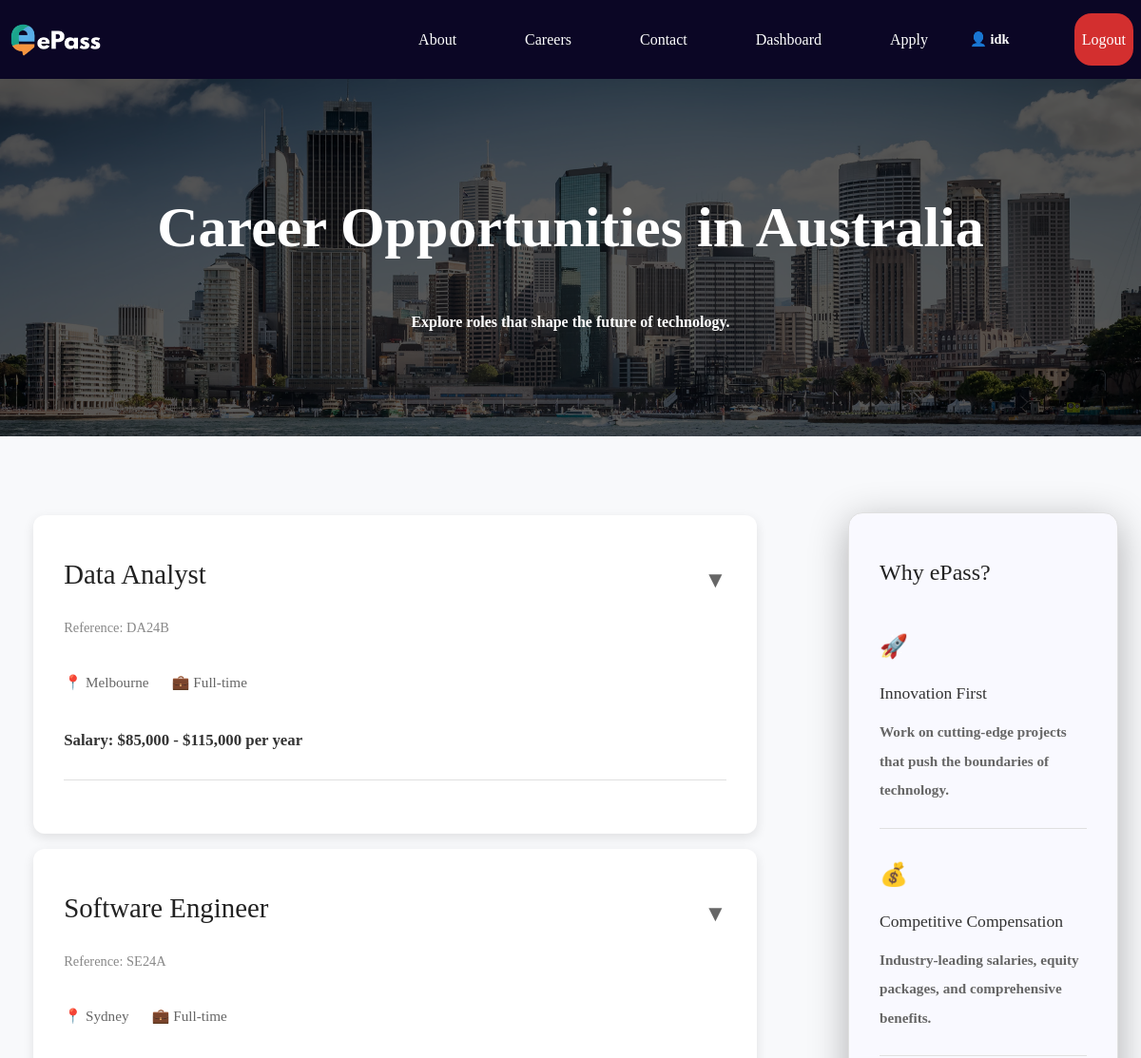
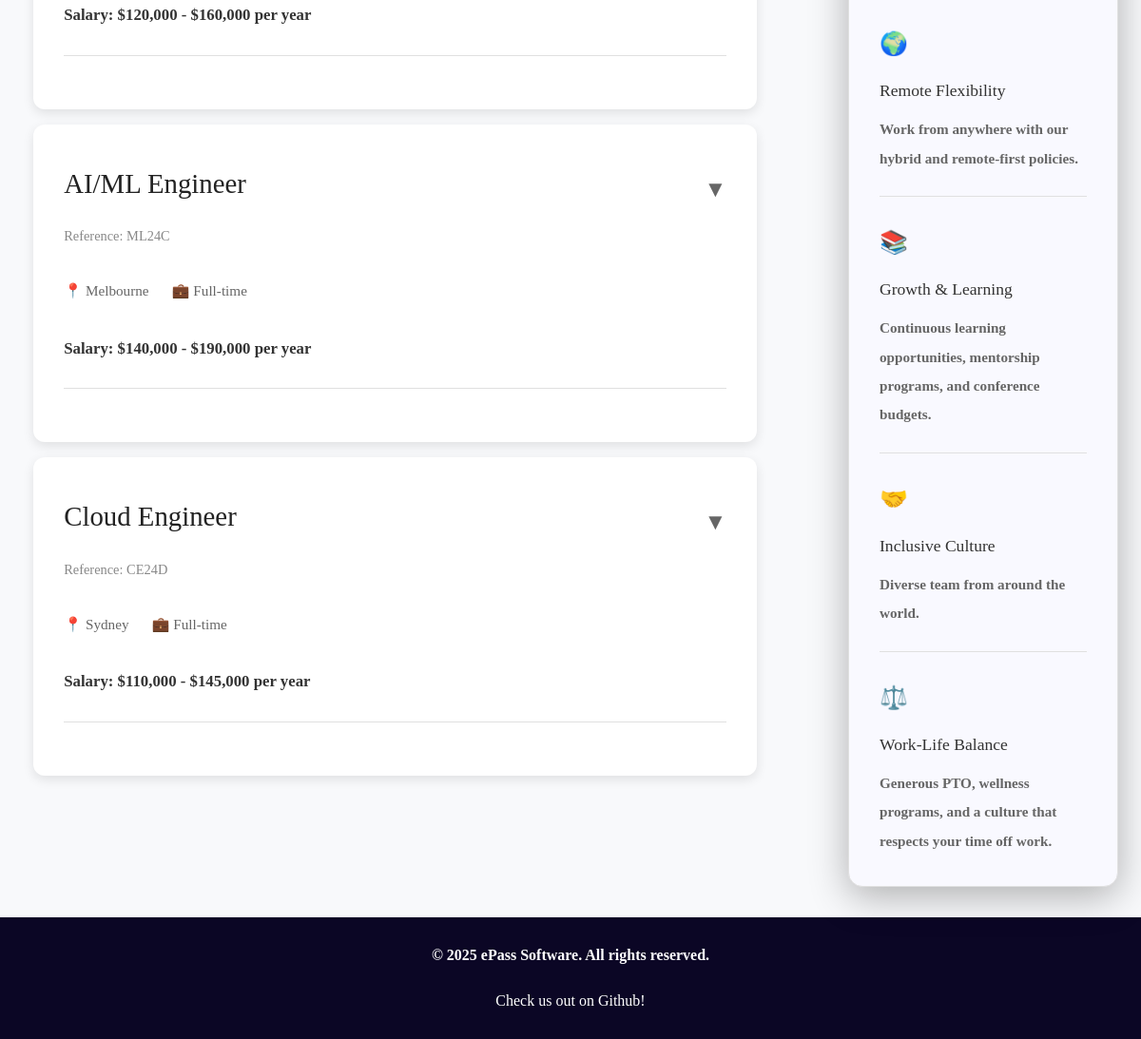
/jobs.php (signed in), run on the app's committed database (2 pictures, top to bottom).
### tables this page shows
CREATE TABLE `jobs` (
  `job_id` int(11) NOT NULL,
  `reference` varchar(20) NOT NULL,
  `title` varchar(100) NOT NULL,
  `location` varchar(50) NOT NULL,
  `employment_type` varchar(50) DEFAULT 'Full-time',
  `salary_min` int(11) NOT NULL,
  `salary_max` int(11) NOT NULL,
  `reports_to` varchar(100) NOT NULL,
  `description` text NOT NULL,
  `created_at` timestamp NOT NULL DEFAULT current_timestamp(),
  `updated_at` timestamp NOT NULL DEFAULT current_timestamp() ON UPDATE current_timestamp()
);

### jobs.php (the view, shortened to what this page needs)
<!DOCTYPE html>
<html lang="en">
<head>
    <?php include 'header.inc'; ?>
    <link rel="stylesheet" href="styles/jobs.css">
</head>
<body>
    <?php include 'nav.inc'; ?>
    <header>
        <h1>Career Opportunities in Australia</h1>
        <p>Explore roles that shape the future of technology.</p>
    </header>
        <br>
    <div class="jobs-container">
        <main>
        <?php
        require_once 'settings.php';
            $sql = "SELECT * FROM jobs ORDER BY job_id";
                    $result = mysqli_query($conn, $sql);
        if ($result && mysqli_num_rows($result) > 0) {
            $jobCounter = 1;
            while ($job = mysqli_fetch_assoc($result)) {
                $salaryFormatted = '$' . number_format($job['salary_min']) . ' - $' .
                                  number_format($job['salary_max']) . ' per year';
                echo '<section id="job-box">';
                echo '<label for="job' . $jobCounter . '" class="job-header">';
                echo '<div class="job-header-content">';
                echo '<h2>' . htmlspecialchars($job['title']) . '</h2>';
                echo '<span class="ref-number">Reference: ' . htmlspecialchars($job['reference']) . '</span>';
                echo '<div class="job-meta">';
                echo '<span>📍 ' . htmlspecialchars($job['location']) . '</span>';
                echo '<span>💼 ' . htmlspecialchars($job['employment_type']) . '</span>';
                echo '</div>';
                echo '<div class="salary">Salary: ' . $salaryFormatted . '</div>';
                echo '</div>';
                echo '<span class="toggle-icon">▼</span>';
                echo '</label>';
                echo '</section>';
                $jobCounter++;
            }
        } else {
            echo '<p class="error">Error loading job listings. Please try again later.</p>';
            if (mysqli_error($conn)) {
                error_log("Database error: " . mysqli_error($conn));
            }
        }
        ?>
        </main>
        <aside class="float-item">
            <h2>Why ePass?</h2>
            <div class="why-item">
                <div class="icon">🚀</div>
                <h3>Innovation First</h3>
                <p>Work on cutting-edge projects that push the boundaries of technology.</p>
            </div>
            <div class="why-item">
                <div class="icon">💰</div>
                <h3>Competitive Compensation</h3>
                <p>Industry-leading salaries, equity packages, and comprehensive benefits.</p>
            </div>
            <div class="why-item">
                <div class="icon">🌍</div>
                <h3>Remote Flexibility</h3>
                <p>Work from anywhere with our hybrid and remote-first policies.</p>
            </div>
            <div class="why-item">
                <div class="icon">📚</div>
                <h3>Growth & Learning</h3>
                <p>Continuous learning opportunities, mentorship programs, and conference budgets.</p>
            </div>
            <div class="why-item">
                <div class="icon">🤝</div>
                <h3>Inclusive Culture</h3>
                <p>Diverse team from around the world.</p>
            </div>
            <div class="why-item">
                <div class="icon">⚖️</div>
                <h3>Work-Life Balance</h3>
                <p>Generous PTO, wellness programs, and a culture that respects your time off work.</p>
            </div>
        </aside>
    </div>
</body>
    <?php include 'footer.inc'; ?>
</html>

### styles/styles.css (style rules this page uses)
* { font-family: 'Gotham'; margin: 0; padding: 0; box-sizing:border-box; }
h1 { font-size: 3rem; font-weight: 600; }
h2 { font-size: 1.5rem; font-weight: 500; line-height: 60px; }
h3 { font-size: 1.5rem; font-weight: 500; }
p { font-family: 'Gotham Thin'; font-weight: 600; }
body { background-color: #f8f9fb; color: #333; line-height: 3; display: flex; flex-direction: column; overflow-x: hidden; margin:0; }

### styles/jobs.css (style rules this page uses)
header { background:url(images/Australia-banner-1.jpg); height: 100vh; text-align: center; padding: 6rem 5% 6rem; background-size: cover; background-position: center; background-repeat: no-repeat; box-shadow: inset 0 0 0 1000px rgba(0, 0, 0, 0.648); color: white; flex: 1; display:flex; flex-direction: column; justify-content: space-between; align-items: center; }
h1 { font-variant:normal; font-size: clamp(2rem, 5vw, 4rem); margin-bottom: 1rem; font-family: 'Gotham'; font-weight: 900; line-height: 1; }
h1 { font: 'Gotham Bold'; line-height: 2; }
.jobs-container { display: flex; gap: 0.5rem; max-width: 1400px; margin: auto; padding: 2rem; align-items: flex-start; }
main { border-radius: 10px; padding: 0.2rem 0.2rem 0.2rem; display: flex; flex-direction: column; gap: 1rem; flex: 0 0 75%; width: 75%; }
#job-box { width: 90%; background: #fff; border-radius: 12px; box-shadow: 0 4px 12px rgba(0,0,0,0.1); }
section { background: #ffffff; border-radius: 15px; padding: 2rem; transition: all 0.3s; box-shadow: 0 2px 8px rgba(0, 0, 0, 0.05); }
.job-header { cursor: pointer; user-select: none; position: relative; }
.toggle-icon { position: absolute; right: 0; top: 0; font-size: 1.5rem; color: #666666; transition: transform 0.3s; }
.job-header-content { margin-bottom: 1.5rem; padding-bottom: 1rem; border-bottom: 1px solid #e0e0e0; }
.job-header-content h2 { font-size: 1.8rem; margin-bottom: 0.3rem; color: #222222; }
.ref-number { color: #888888; font-size: 0.9rem; font-weight: normal; margin-bottom: 0.8rem; display: block; }
.job-meta { display: flex; gap: 1.5rem; flex-wrap: wrap; color: #666666; font-size: 0.95rem; margin-bottom: 0.8rem; }
.salary { color: #333333; font-weight: 600; font-size: 1.05rem; }
aside { border: 1px solid #e0e0e0; border-radius: 15px; box-shadow: 0 2px 8px rgba(0, 0, 0, 0.05); line-height: 2; width: 25%; background-color: #f9f9ff; box-shadow: 0 2px 6px rgba(0,0,0,0.1); margin-right: 10%; }
.float-item { flex: 0 0 25%; max-width: 25%; position: sticky; top: 100px; align-self: flex-start; border-radius: 15px; padding: 2rem; color: white; box-shadow: 0 10px 40px rgba(0, 0, 0, 0.3); margin-right: 10%; }
aside h2 { font-size: 1.5rem; margin-bottom: 1.5rem; color: #222222; }
.why-item { margin-bottom: 1.5rem; padding-bottom: 1.5rem; border-bottom: 1px solid #e0e0e0; }
.why-item:last-child { border-bottom: none; margin-bottom: 0; padding-bottom: 0; }
.why-item h3 { font-size: 1.1rem; margin-bottom: 0.5rem; color: #333333; }
.why-item p { color: #666666; font-size: 0.95rem; }
.icon { font-size: 1.5rem; margin-bottom: 0.5rem; }
@media (max-width: 1200px) { aside { position: static; float:right; } }
@media (max-width: 1200px) { .jobs-container { gap: 0.5rem; } }
@media (max-width: 1200px) { .float-item { margin-right: 10%; } }

### data on the page
jobs: title "Data Analyst", reference "DA24B", location "Melbourne", employment_type "Full-time", salaryFormatted "$85,000 - $115,000 per year"
jobs: title "Software Engineer", reference "SE24A", location "Sydney", employment_type "Full-time", salaryFormatted "$120,000 - $160,000 per year"
jobs: title "AI/ML Engineer", reference "ML24C", location "Melbourne", employment_type "Full-time", salaryFormatted "$140,000 - $190,000 per year"
jobs: title "Cloud Engineer", reference "CE24D", location "Sydney", employment_type "Full-time", salaryFormatted "$110,000 - $145,000 per year"

### other printed values
$username "idk"
